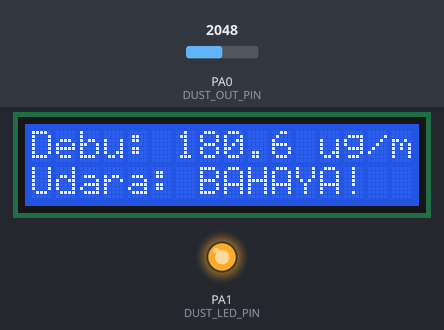
A sketch run on a simulated STM32 Blue Pill. Shown: 16×2 character LCD, output pins drawn as LEDs (lit = HIGH). The test bench sets the inputs (shaded band); at power-on: PA0 (DUST_OUT_PIN) = 2048.

Above: at 3.2 s.
3.3 s: PA0 (DUST_OUT_PIN) set to 1520
At 5.2 s:
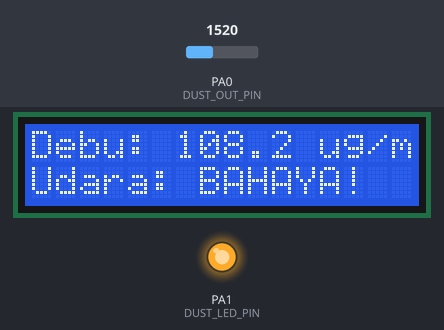
5.7 s: PA0 (DUST_OUT_PIN) set to 1413
At 7.4 s:
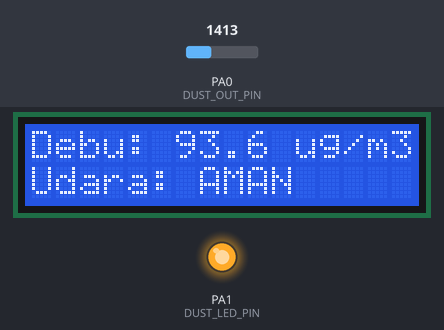
7.7 s: PA0 (DUST_OUT_PIN) set to 1228
At 9.6 s:
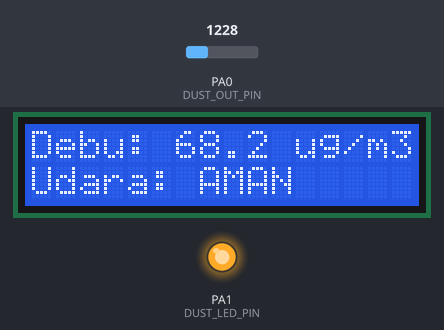
Timing chart, 0 to 11.1 s (numbered marks = the images above; inputs shaded):
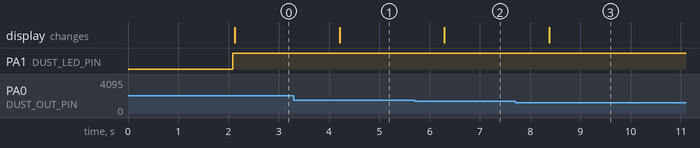

The sketch:

test_4_debu_lcd.ino
```cpp
#include <Arduino.h>
#include <LiquidCrystal_I2C.h>
#include <Wire.h>

// PIN SENSOR DEBU SHARP
#define DUST_LED_PIN PA1
#define DUST_OUT_PIN PA0

LiquidCrystal_I2C lcd(0x27, 16, 2);

void setup() {
  Wire.begin();
  lcd.init();
  lcd.backlight();
  lcd.setCursor(0, 0);
  lcd.print("Test Sensor Debu");
  delay(2000);
  lcd.clear();

  pinMode(DUST_LED_PIN, OUTPUT);
  pinMode(DUST_OUT_PIN, INPUT);
}

void loop() {
  // Logic pembacaan Sharp GP2Y1010AU0F
  digitalWrite(DUST_LED_PIN, LOW); // Nyalakan LED IR sensor
  delayMicroseconds(280);

  int voMeasured = analogRead(DUST_OUT_PIN);

  delayMicroseconds(40);
  digitalWrite(DUST_LED_PIN, HIGH); // Matikan LED IR sensor
  delayMicroseconds(9680);

  // Kalkulasi ke voltage lalu ke densitas debu
  float calcVoltage =
      voMeasured * (3.3 / 4095.0); // Asumsi resolusi ADC 12-bit (STM32)
  float dustDensity = (0.17 * calcVoltage - 0.1) * 1000;

  if (dustDensity < 0) {
    dustDensity = 0.0;
  }

  lcd.setCursor(0, 0);
  lcd.print("Debu: ");
  lcd.print(dustDensity, 1);
  lcd.print(" ug/m3 ");

  lcd.setCursor(0, 1);
  if (dustDensity > 100.0) {
    lcd.print("Udara: BAHAYA!  ");
  } else {
    lcd.print("Udara: AMAN     ");
  }

  delay(1000);
}
```

Measured:
- the behaviour switches between 1460 and 1459 on PA0 (DUST_OUT_PIN) (found by bisection; images 1 and 2)
- after the input at 3.3 s, the display: changes after 0.91 s (image 1)
- after the input at 5.7 s, the display: changes after 0.59 s (image 2)
- after the input at 7.7 s, the display: changes after 0.68 s (image 3)
